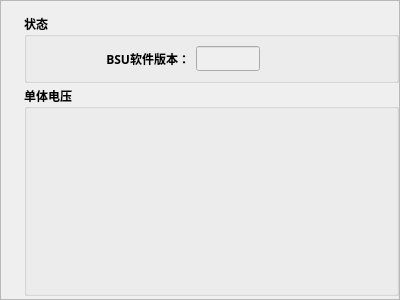
<?xml version="1.0" encoding="UTF-8"?>
<ui version="4.0">
 <class>BSUBroadcast</class>
 <widget class="QWidget" name="BSUBroadcast">
  <property name="geometry">
   <rect>
    <x>0</x>
    <y>0</y>
    <width>400</width>
    <height>300</height>
   </rect>
  </property>
  <property name="font">
   <font>
    <family>微软雅黑</family>
    <weight>75</weight>
    <bold>true</bold>
   </font>
  </property>
  <property name="windowTitle">
   <string>Form</string>
  </property>
  <layout class="QVBoxLayout" name="verticalLayout_2">
   <property name="leftMargin">
    <number>0</number>
   </property>
   <property name="topMargin">
    <number>0</number>
   </property>
   <property name="rightMargin">
    <number>0</number>
   </property>
   <property name="bottomMargin">
    <number>0</number>
   </property>
   <item>
    <widget class="QScrollArea" name="scrollArea">
     <property name="widgetResizable">
      <bool>true</bool>
     </property>
     <widget class="QWidget" name="scrollAreaWidgetContents">
      <property name="geometry">
       <rect>
        <x>0</x>
        <y>0</y>
        <width>398</width>
        <height>298</height>
       </rect>
      </property>
      <widget class="QWidget" name="layoutWidget">
       <property name="geometry">
        <rect>
         <x>20</x>
         <y>10</y>
         <width>381</width>
         <height>361</height>
        </rect>
       </property>
       <layout class="QVBoxLayout" name="verticalLayout" stretch="1,6,2">
        <property name="spacing">
         <number>3</number>
        </property>
        <property name="leftMargin">
         <number>3</number>
        </property>
        <property name="topMargin">
         <number>3</number>
        </property>
        <property name="rightMargin">
         <number>3</number>
        </property>
        <property name="bottomMargin">
         <number>3</number>
        </property>
        <item>
         <widget class="QGroupBox" name="groupBox">
          <property name="title">
           <string>状态</string>
          </property>
          <layout class="QHBoxLayout" name="horizontalLayout" stretch="1,1,1,2">
           <item>
            <widget class="QLabel" name="label">
             <property name="text">
              <string/>
             </property>
             <property name="alignment">
              <set>Qt::AlignCenter</set>
             </property>
            </widget>
           </item>
           <item>
            <widget class="QLabel" name="label_2">
             <property name="text">
              <string>BSU软件版本：</string>
             </property>
             <property name="alignment">
              <set>Qt::AlignRight|Qt::AlignTrailing|Qt::AlignVCenter</set>
             </property>
            </widget>
           </item>
           <item>
            <widget class="QLineEdit" name="lineEdit">
             <property name="enabled">
              <bool>false</bool>
             </property>
            </widget>
           </item>
           <item>
            <spacer name="horizontalSpacer">
             <property name="orientation">
              <enum>Qt::Horizontal</enum>
             </property>
             <property name="sizeHint" stdset="0">
              <size>
               <width>40</width>
               <height>20</height>
              </size>
             </property>
            </spacer>
           </item>
          </layout>
         </widget>
        </item>
        <item>
         <widget class="QGroupBox" name="groupBox_2">
          <property name="title">
           <string>单体电压</string>
          </property>
         </widget>
        </item>
        <item>
         <widget class="QGroupBox" name="groupBox_3">
          <property name="title">
           <string>温度</string>
          </property>
         </widget>
        </item>
       </layout>
      </widget>
     </widget>
    </widget>
   </item>
  </layout>
 </widget>
 <resources/>
 <connections/>
</ui>
